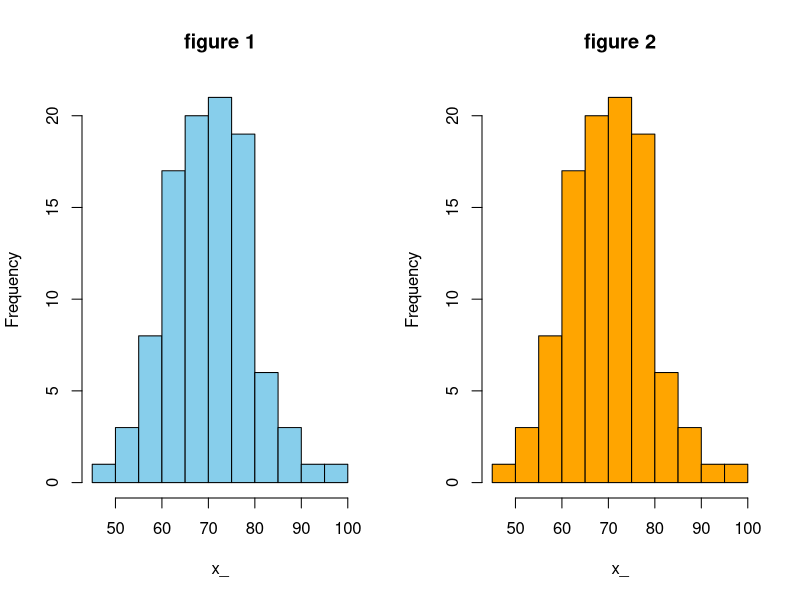
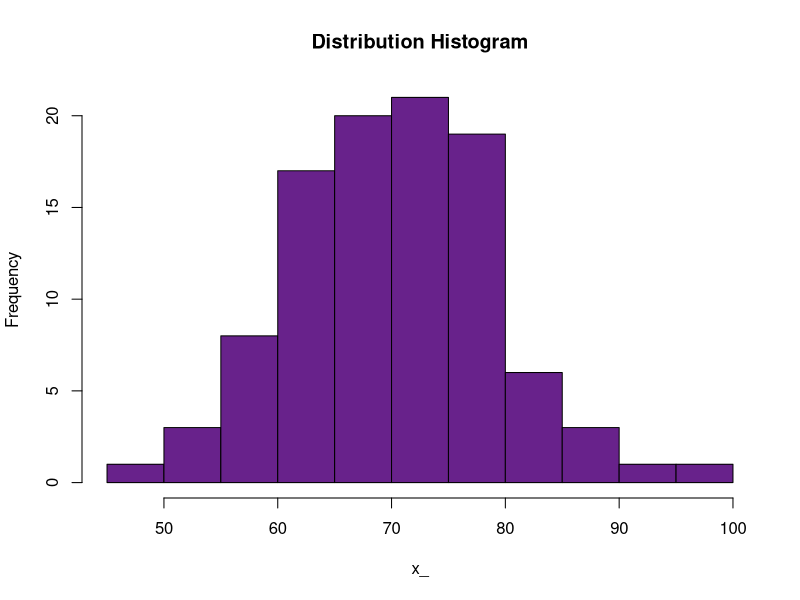
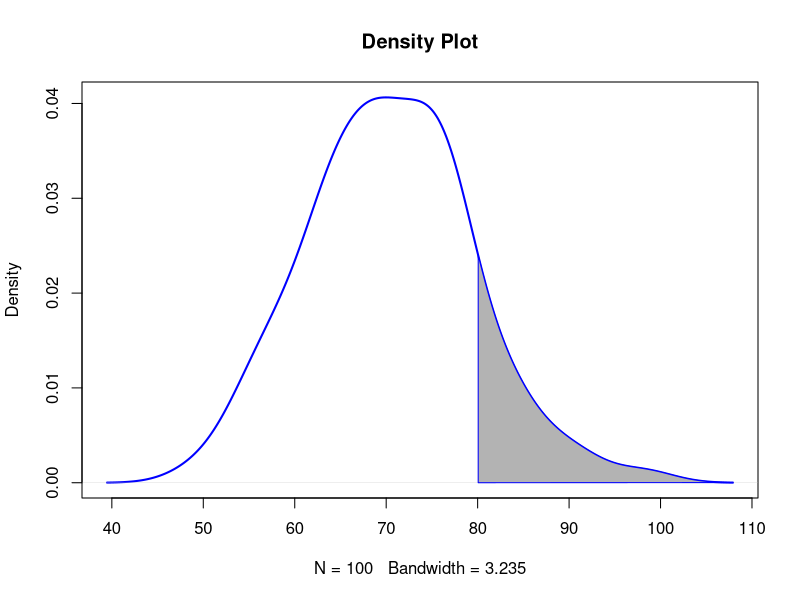

Here is the R script that generated these plots, in order: (Note: this script raises an error after producing the figures.)
# Name: Sristi Bafna
# Student ID: 1020201437
# Program: UG 23
# Date: 2-12-2022

rm(list=ls())

# example 1
# normal distribution
set.seed(193)
x_ <- rnorm(n = 100, mean = 70, sd = 10)
#1 row ; 2 columns
par(mfrow = c(1,2))
x_hist <- hist(x_, col = 'skyblue', main = 'figure 1')
x_hist <- hist(x_, col = 'orange', main = 'figure 2')

#1 row ; 1 column
par(mfrow = c(1,1))
x_hist <- hist(x_, col = 'darkorchid4',main = 'Distribution Histogram')

str(x_hist) #information about each variable
#list format to store variable length outputs
x_hist$breaks
x_hist$counts
x_hist$density
x_hist$mids
x_hist$xname
x_hist$equidist

sapply(x_hist, length) #get lengths of all outputs

x_prop <- x_hist$counts/sum(x_hist$counts)
x_density <- x_prop / diff(x_hist$breaks)

#x_hist$density
norm_den <- x_density * diff(x_hist$breaks)
sum(norm_den)

#-----
d_ <- density(x_)
plot(density(x_),lwd = 2, col = 'blue', main = 'Density Plot')

#area x > 80
idx <- which (d_$x > 80)
polygon(x = c(d_$x[idx[1]], d_$x[idx]),
        y = c(0, d_$y[idx]),
        col = 'grey70', border = 'blue')

#-----
png('figures/lecture-06-frequency-density.png',
#    width = 80, height = 50, res = 120
    )
par(mfrow = c(1,2))
hist(x_, main = 'historgram')
plot(density(x_),
     lwd = 2, col = 'blue', main = 'density')

#----
#example 2
score <- 2:12
ways <- c(1,2,3,4,5,6,5,4,3,2,1)
game <- rep(score, ways)

outcome <- numeric(10000)
for (i in 1:10000) outcome [i] <- sample(game, 1)
par(mfrow = c(1,1))
hist(outcome, breaks = (1.5:12.5))

#mean
mean.score <- numeric(10000)
for (i in 1:10000) mean.score[i] <- mean(sample(game, 3))
hist(mean.score, breaks = (1.5:12.5))

mean(mean.score)
sd(mean.score)

xv <- seq(2,12,0.1)
yv <- 10000*dnorm(
  x = xv, mean = mean(mean.score),
  sd = sd(mean.score)
)

hist(mean.score, breaks = (1.5:12.5), ylim = c(0,3000),
     col = 'darkolivegreen', main = '')
lines(xv, yv, col = 'red')

#----
par(mfrow = c(1,1))

#----
standard.deviations <- seq(-3,3,0.01)
pd <- dnorm(standard.deviations)
plot(standard.deviations, pd, type = 'l', col = 'blue')

#What is the area beneath the curve to the left pf -2?
pnorm(-2)

0.02275013 * 100
#2.27% data

#----
#Q-Q Plot
par(mfrow = c(1,2))
x1 <- rnorm(n = 30, mean = 2, sd =5)
x2 <- rnorm(n = 30, mean = 10, sd =5)
hist(x1)
hist(x2)

x1 <- rnorm(n = 30, mean = 2.0, sd =5)
x2 <- rnorm(n = 30, mean = 2.75, sd =5)

par(mfrow = c(1,1))
qqnorm(standard.deviations)




